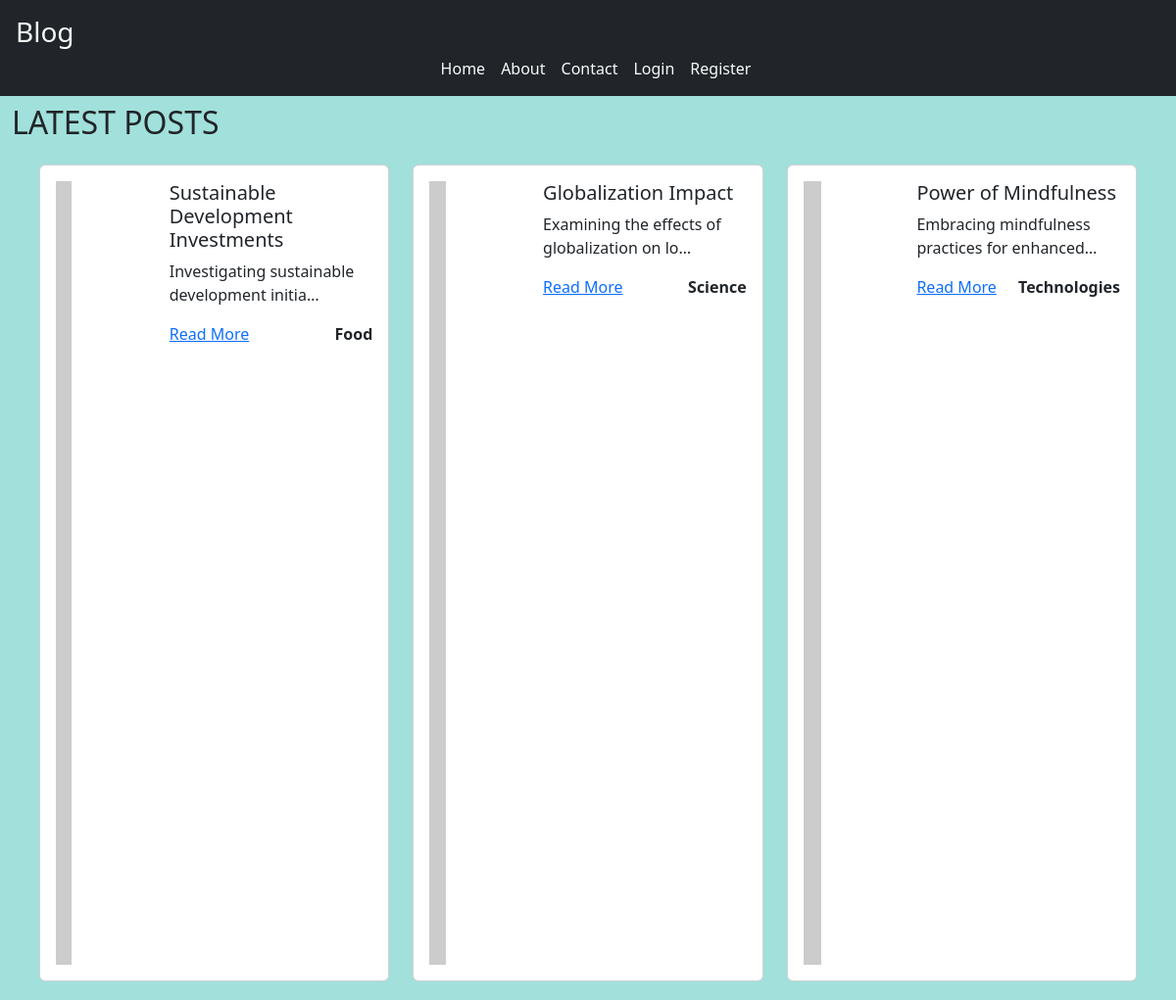
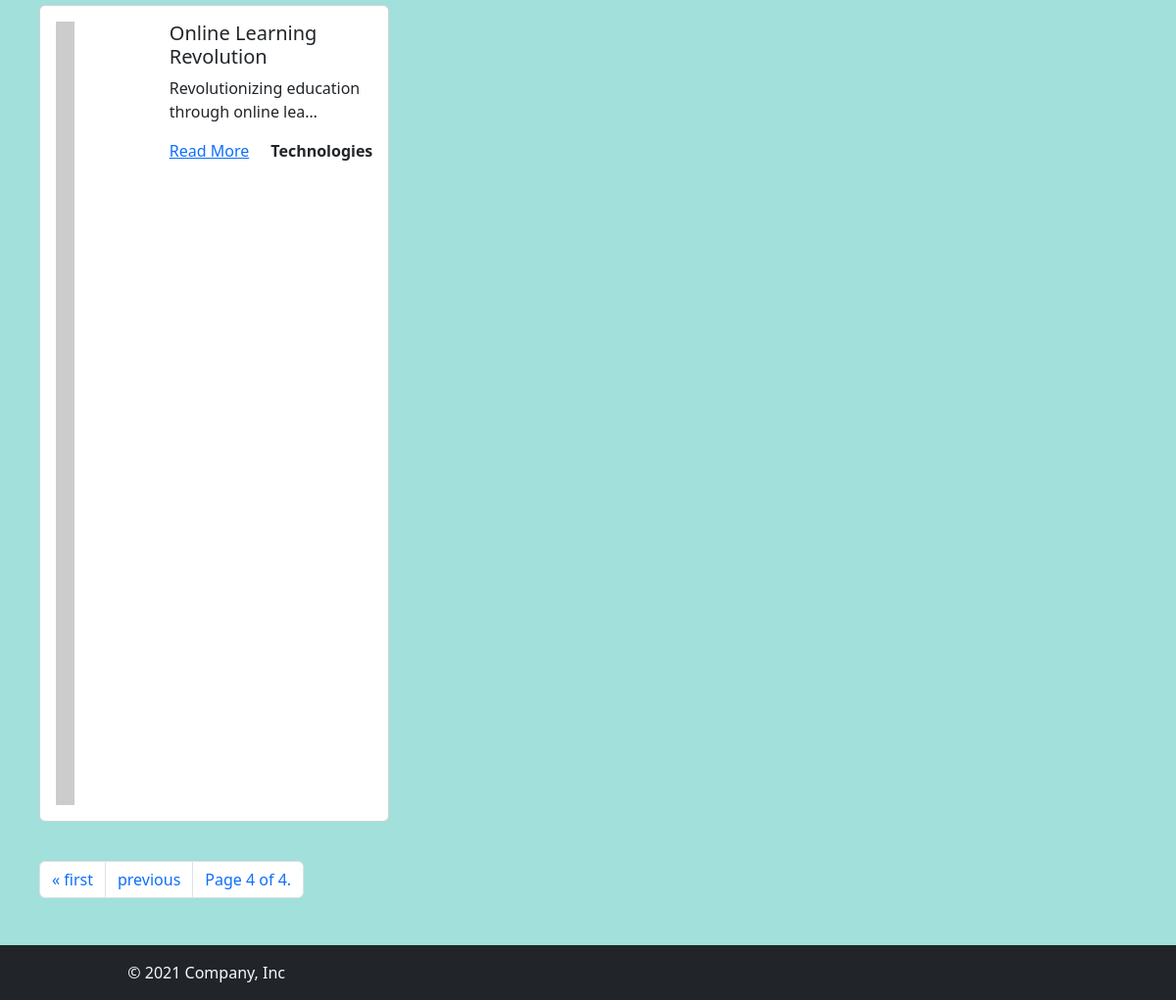
/?page=4, run on the app's committed database (2 pictures, top to bottom).
### blogApp/models.py (models this page shows, shortened)
class Post(models.Model):
    title = models.CharField(max_length=100)
    content = models.TextField()
    img_url = models.ImageField(null=True, blank=True, upload_to='posts/images')
    created_at = models.DateTimeField(auto_now_add=True)
    slug = models.SlugField(unique=True, null=True, blank=True)
    catagory = models.ForeignKey(Catagory, on_delete=models.CASCADE)
    user = models.ForeignKey(User, on_delete=models.CASCADE, null=True, blank=True)
    @property
    def formatted_imag_url(self):
        url = self.img_url if self.img_url.__str__().startswith(('http://','https://')) else self.img_url.url
        return url

class Catagory(models.Model):
    name = models.CharField(max_length=100)

### blogApp/views.py (the view)
# urls.py: path('', index, name='index'),
def index(request):
    blog_title = 'Latest Posts'
    all_posts = Post.objects.all()
    paginator = Paginator(all_posts, 5)
    page_no = request.GET.get('page')
    page_object = paginator.get_page(page_no)
    return render(request, 'index.html', {'blog_title':blog_title, 'page_obj':page_object})

### blogApp/templates/index.html (shortened to what this page needs)
{% extends "base.html" %}
{% block 'content' %}
<div class="container-fluid ">
        <div class="row my-2">
            <div class="col">
                <h2 >{{blog_title | upper}}</h2>
            </div>
            <div class="col-3">
            </div>
        </div>
        <div class="row m-3">
            {% for post in page_obj %}
            <div class="col-4 mb-4">
                <div class="card">
                    <div class="card-body">
                        <div class="row">
                            <div class="col-md-4">
                                <img style='height:300; width:300;' src="{{post.formatted_imag_url}}" class="img-fluid" alt="...">
                            </div>
                            <div class="col-md-8">
                                <h5 class="card-title">{{post.title}}</h5>
                                <p class="card-text">{{post.content | truncatechars:45}}</p>
                                <div class="d-flex justify-content-between">
                                     <a href="{% url 'blog:details' slug=post.slug %}">Read More</a>
                                    <a class="text-decoration-none text-dark fw-bold" href="#">{{post.catagory.name}}</a>
                                </div>
                            </div>
                        </div>
                    </div>
                </div>
            </div>
            {% endfor %}
            <div class="col-12 my-3">
                {% if page_obj.has_other_pages %}
                <nav aria-label="Page navigation">
                    <ul class="pagination">
                        {% if page_obj.has_previous %}
                        <li class="page-item">
                            <a class="page-link" href="?page=1" aria-label="First">
                                <span aria-hidden="true">&laquo; first</span>
                            </a>
                        </li>
                        <li class="page-item">
                            <a class="page-link" href="?page={{page_obj.previous_page_number}}" aria-label="Previous">
                                <span aria-hidden="true">previous</span>
                            </a>
                        </li>
                        {% endif %}
                        <li class="page-item"><span class="page-link">Page {{page_obj.number}} of {{page_obj.paginator.num_pages}}.</span></li>
                    </ul>
                </nav>
                {% endif %}
            </div>
        </div>
    </div>
{% endblock %}

### blogApp/static/style.css (style rules this page uses)
body { background-color: rgb(161, 224, 219); }

### data on the page
Post: title "Sustainable Development Investments", content "Investigating sustainable development initia…", catagory.name "Food"
Post: title "Globalization Impact", content "Examining the effects of globalization on lo…", catagory.name "Science"
Post: title "Power of Mindfulness", content "Embracing mindfulness practices for enhanced…", catagory.name "Technologies"
Post: title "Online Learning Revolution", content "Revolutionizing education through online lea…", catagory.name "Technologies"

### other printed values
{{ blog_title | upper }} "LATEST POSTS"
{{ page_obj.number }} "4"
{{ page_obj.paginator.num_pages }} "4"
